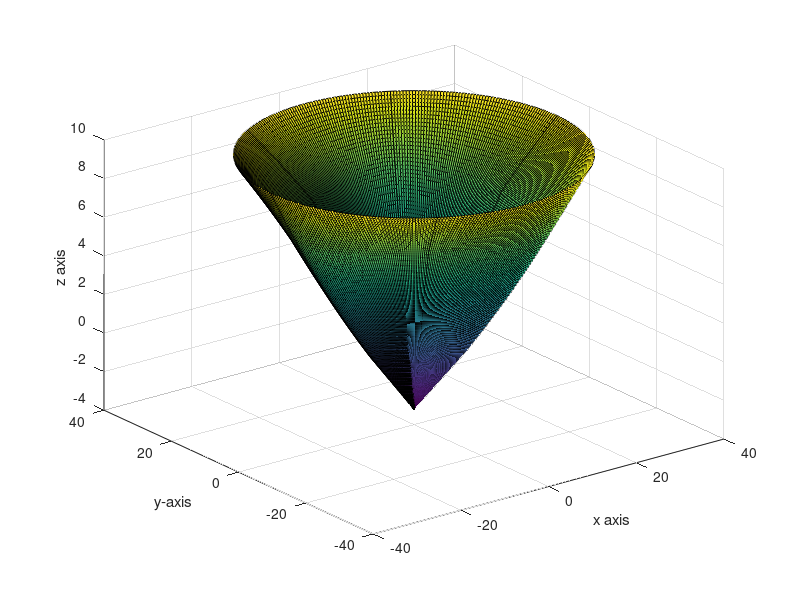

The MATLAB source for this figure: (Note: this script raises an error after producing the figure.)
a = [18.11, 0.539, 0.001143]; % values of three constants from the ratio p/3 
fc = 45.2; ft = 3.2;
alpha = 1.15; %fro determing the zeta(4) see page 300;
zeta_four = alpha*fc/( a(1) + 2*alpha*fc/(3*a(2)+2*a(3)*alpha*fc) );  % zeta(4) because of complex relation determined seprately
zeta = [0.5  0.5+1.5*(ft/fc) zeta_four  0.753  1]; % ratio of tensile to compressive merdian
jj=[0 20 40 60]; %equal_division_zeta = zeros(1:80);
% this is for distributing the calculated zeta in 80 equal parts like 20
% parts inbetween z(1) and z(2). This is used to determine the william
% warnke surface at different pressure
for ii=1:4
    zeta_division(1+jj(ii):20*ii) = linspace(zeta(ii),zeta(ii+1),20);
end
%% development of compressive meredian for multiplying with the radius if william warnke surface
number = length(zeta_division);   % number of points along the zeta axis to plot the surface
pressure_z_axis = 10;   % this the end pressure axis (zeta axis)
pressure = linspace(-ft,pressure_z_axis,number); % for plotting the pressure axis or z- axis
delta_sigma = ones(1,number); ii =1;
% determing the number of pressure points between preswure 0 and fc/3
negative = sum(pressure<0); % this is to detemine the number of points below 0 or  negative pressure in preesure variable
result = sum(((pressure< fc/3) & (pressure >0))>0); % determiming the number of points inbetween 0 and fc/3;
zeta_interpolt = linspace(zeta(1),zeta(2),result);
while(ii<number+1)
    if pressure(ii)<fc/3   % for determining the compressive meredian surface of ultinmate strength of concrete
        delta_sigma(ii) = 1.5.*(pressure(ii)+ft); 
        if pressure(ii)<0
            delta_sigma(ii) = delta_sigma(ii) /0.5; ii=ii+1;   % dividing tensile meredian with zeta (tesnile to compressive meredian)
        else
            delta_sigma(ii) =  delta_sigma(ii)./zeta_interpolt(ii-negative) ;ii=ii+1;    % dividing tensile meredian with zeta (tesnile to compressive meredian)
        end
    else 
        delta_sigma(ii) = a(1) + pressure(ii) /(a(2) + a(3)*pressure(ii)); ii=ii+1;
    end
end
%% the surface of KCC model, for unit compressive meredian, later it has to be multipiled with compression meredian to obtain the actual surfcae
costheta = cosd(0:1:60);
for ii=1:80
    % zeta = 0.5; % lookat this while running the complete prograam.
    % zeta_division is used here
    radius(ii,1:61) = (2 * (1-zeta_division(ii)^2).*costheta + (2*zeta_division(ii)-1)*sqrt(4*(1-zeta_division(ii)^2).*costheta.^2 + 5*zeta_division(ii)^2 -4*zeta_division(ii)))./(4*(1-zeta_division(ii)^2).*costheta.^2 + (1-2*zeta_division(ii))^2); 
    thetaa = [0:60, 60:120, 120:180, 180:240, 240:300, 300:360].*(pi/180);
    v(ii,1:366) = [radius(ii,1:61), fliplr(radius(ii,1:61)), radius(ii,1:61), fliplr(radius(ii,1:61)), radius(ii,1:61), fliplr(radius(ii,1:61))];  % converting to a complete 360 degree
    [x(ii,1:366), y(ii,1:366)] = pol2cart(thetaa, delta_sigma(ii).*v(ii,1:366)); % multiply delta_sigma with radius of william warnke surface
end
%plot(x,y,"LineWidth",2);  hold on; daspect([1 1 1]);
% preparing the z for plotting the surface making the matrix dimenison consistent
z =ones(number,366);
pressure = linspace(-ft,pressure_z_axis,number); % for plotting the pressure axis or z- axis
for kk=1:80
    z(kk,1:366) = z(kk,1:366)*pressure(kk);
end
%%
figure;
s = surf(x,y,z);
xlabel('x axis'); ylabel('y-axis'); zlabel('z axis');
s.EdgeColor = 'none'; s.FaceAlpha = 0.5;  daspect([1 1 1]);
%% graph properties

% legend({'maximum envelope'},'FontSize',25);
%     set(gca,'FontSize',15);
%     ylabel('delta sigma (MPa)');
%     xlabel('pressure (MPa)');
%     grid on;
